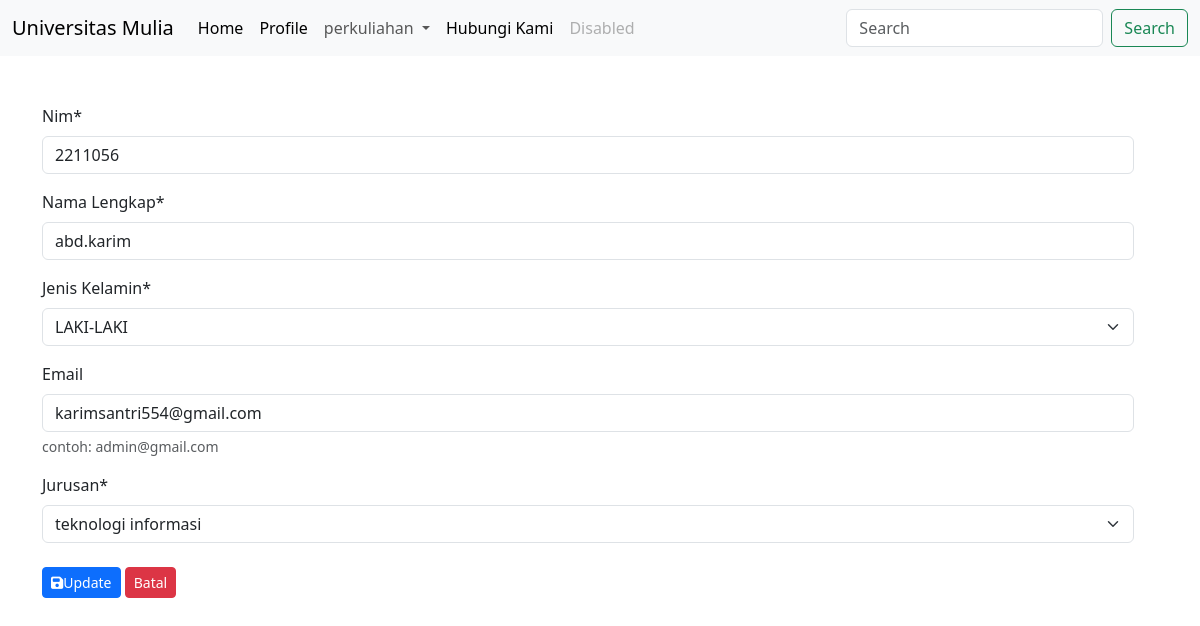
Page /perkuliahan/edit_mahasiswa/6/ on the committed database.
### perkuliahan/models.py (models this page shows, shortened)
class Mahasiswa(models.Model):
    nim = models.CharField(max_length=50, null=False, blank=False, verbose_name='Nim')
    nama = models.CharField(max_length=150, null=False, blank=False, verbose_name='Nama Lengkap')
    jeniskelamin_choices = (
        ('L', 'LAKI-LAKI'),
        ('P', 'PEREMPUAN'),
    )
    jeniskelamin = models.CharField(max_length=50, verbose_name='Jenis Kelamin', choices=jeniskelamin_choices)
    email = models.EmailField(max_length=150, null=True, blank=True, verbose_name='Email', help_text='contoh: admin@gmail.com')
    jurusan = models.ForeignKey(Jurusan, on_delete=models.CASCADE)

### perkuliahan/views.py (the view)
# urls.py: path('edit_mahasiswa/<int:mhsid>/',views.edit_mahasiswa,name='edit_mahasiswa'),
def edit_mahasiswa(request,mhsid):
   editmhs = Mahasiswa.objects.get(id = mhsid)
   if request.method == 'POST':
      form = EditMahasiswa(request.POST,instance=editmhs)
      if form.is_valid():
         form.save()
         messages.success(request,'data maahsiswa di ubah')
         return redirect('manage_mahasiswa')
   else:
      form = EditMahasiswa(instance=editmhs)
   context = {
      'tittle':'EDIT DATA MAHASISWA',
      'form':form,
   }
   return render(request,'edit_mahasiswa.html',context)

### perkuliahan/forms.py
class EditMahasiswa(forms.ModelForm):
    class Meta:
        model = Mahasiswa #model tabel jurusan
        fields = '__all__'

### perkuliahan/models.py (called while the page is built)
    def __str__(self):
        return self.namajurusan

### perkuliahan/templates/edit_mahasiswa.html (shortened to what this page needs)
{% extends "base.html" %}
{% load crispy_forms_tags %}
{% block content %}
<div class="row">
    <div class="col-md-12">
      <form method="POST">
        {{form | crispy}}
        <div class="pt-2">
          <button class="btn btn-primary btn-sm"><i class="fa fa-save"></i>Update</button>
          <a href="{% url 'manage_mahasiswa' %}" class="btn btn-danger btn-sm">Batal</a>
        </div>
      </form>
    </div>
</div>
{% endblock content %}

### rows in the picture
Mahasiswa: nim "2211056", nama "abd.karim", jeniskelamin "LAKI-LAKI", email "karimsantri554@gmail.com", jurusan "teknologi informasi"
